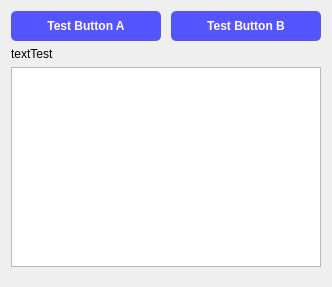
              <widget class="QWidget" name="toolTesting">
               <property name="geometry">
                <rect>
                 <x>0</x>
                 <y>0</y>
                 <width>332</width>
                 <height>287</height>
                </rect>
               </property>
               <attribute name="label">
                <string>Testing</string>
               </attribute>
               <layout class="QVBoxLayout" name="verticalLayout_17">
                <item>
                 <layout class="QHBoxLayout" name="horizontalLayout_10">
                  <item>
                   <widget class="QPushButton" name="buttonTestA">
                    <property name="minimumSize">
                     <size>
                      <width>150</width>
                      <height>30</height>
                     </size>
                    </property>
                    <property name="styleSheet">
                     <string notr="true">QPushButton{	
background-color : rgb(85, 85, 255);
color:rgb(255, 255, 255);
font: 10pt &quot;Segoe UI&quot;;
font: bold;
border-radius: 5px;
}

QPushButton::checked{background-color :rgb(85, 255, 127);}

QPushButton::pressed{background-color :rgb(85, 170, 250);}</string>
                    </property>
                    <property name="text">
                     <string>Test Button A</string>
                    </property>
                   </widget>
                  </item>
                  <item>
                   <spacer name="horizontalSpacer">
                    <property name="orientation">
                     <enum>Qt::Horizontal</enum>
                    </property>
                    <property name="sizeHint" stdset="0">
                     <size>
                      <width>40</width>
                      <height>20</height>
                     </size>
                    </property>
                   </spacer>
                  </item>
                  <item>
                   <widget class="QPushButton" name="buttonTestB">
                    <property name="minimumSize">
                     <size>
                      <width>150</width>
                      <height>30</height>
                     </size>
                    </property>
                    <property name="styleSheet">
                     <string notr="true">QPushButton{	
background-color : rgb(85, 85, 255);
color:rgb(255, 255, 255);
font: 10pt &quot;Segoe UI&quot;;
font: bold;
border-radius: 5px;
}

QPushButton::checked{background-color :rgb(85, 255, 127);}

QPushButton::pressed{background-color :rgb(85, 170, 250);}</string>
                    </property>
                    <property name="text">
                     <string>Test Button B</string>
                    </property>
                   </widget>
                  </item>
                 </layout>
                </item>
                <item>
                 <layout class="QVBoxLayout" name="verticalLayout_16">
                  <item>
                   <widget class="QLabel" name="labelTest">
                    <property name="text">
                     <string>textTest</string>
                    </property>
                   </widget>
                  </item>
                  <item>
                   <widget class="QTextBrowser" name="textTestA">
                    <property name="minimumSize">
                     <size>
                      <width>0</width>
                      <height>200</height>
                     </size>
                    </property>
                   </widget>
                  </item>
                 </layout>
                </item>
                <item>
                 <spacer name="verticalSpacer_8">
                  <property name="orientation">
                   <enum>Qt::Vertical</enum>
                  </property>
                  <property name="sizeHint" stdset="0">
                   <size>
                    <width>20</width>
                    <height>85</height>
                   </size>
                  </property>
                 </spacer>
                </item>
               </layout>
              </widget>
